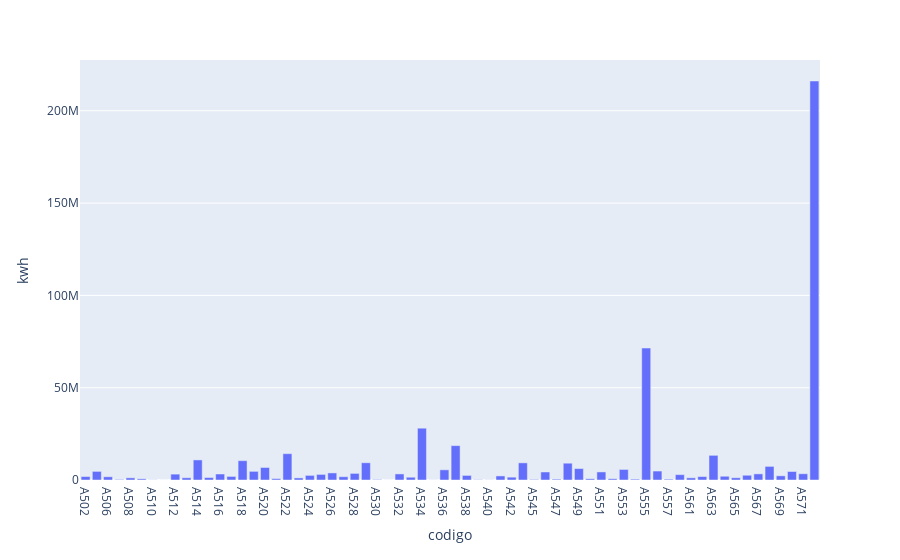

Write notebook code for a chart like this one.
### Code cell
planilha['Nordex'][['codigo','kwh']].plot(kind='bar', x='codigo', y='kwh')

### Figure 1 — Plotly figure (JSON) as saved in the notebook; plotly's stock layout.template omitted (floating-point values rounded to 4 significant figures)
{"data": [{"alignmentgroup": "True", "hovertemplate": "codigo=%{x}<br>kwh=%{y}<extra></extra>", "legendgroup": "", "marker": {"color": "#636efa", "pattern": {"shape": ""}}, "name": "", "offsetgroup": "", "orientation": "v", "showlegend": false, "textposition": "auto", "type": "bar", "x": ["A502", "A505", "A506", "A507", "A508", "A509", "A510", "A511", "A512", "A513", "A514", "A515", "A516", "A517", "A518", "A519", "A520", "A521", "A522", "A523", "A524", "A525", "A526", "A527", "A528", "A529", "A530", "A531", "A532", "A533", "A534", "A535", "A536", "A537", "A538", "A539", "A540", "A541", "A542", "A544", "A545", "A546", "A547", "A548", "A549", "A550", "A551", "A552", "A553", "A554", "A555", "A556", "A557", "A559", "A561", "A562", "A563", "A564", "A565", "A566", "A567", "A568", "A569", "A570", "A571", "F501"], "xaxis": "x", "y": [1861000.0, 4666000.0, 1745000.0, 289500.0, 1163000.0, 632000.0, 64590.0, 8502.0, 3182000.0, 1202000.0, 10880000.0, 1329000.0, 3243000.0, 1936000.0, 10460000.0, 4684000.0, 6778000.0, 732700.0, 14250000.0, 1131000.0, 2499000.0, 3028000.0, 3836000.0, 1771000.0, 3575000.0, 9336000.0, 240600.0, 9319.0, 3294000.0, 1505000.0, 28060000.0, 40210.0, 5514000.0, 18620000.0, 2482000.0, 151700.0, 51910.0, 2208000.0, 1534000.0, 9277000.0, 284900.0, 4337000.0, 441500.0, 9098000.0, 6189000.0, 655900.0, 4370000.0, 663100.0, 5715000.0, 449200.0, 71470000.0, 4850000.0, 433900.0, 2903000.0, 1182000.0, 1847000.0, 13360000.0, 2024000.0, 1214000.0, 2579000.0, 3317000.0, 7370000.0, 2271000.0, 4597000.0, 3388000.0, 216100000.0], "yaxis": "y"}], "layout": {"barmode": "relative", "legend": {"tracegroupgap": 0}, "margin": {"t": 60}, "xaxis": {"anchor": "y", "domain": [0, 1], "title": {"text": "codigo"}}, "yaxis": {"anchor": "x", "domain": [0, 1], "title": {"text": "kwh"}}}}
